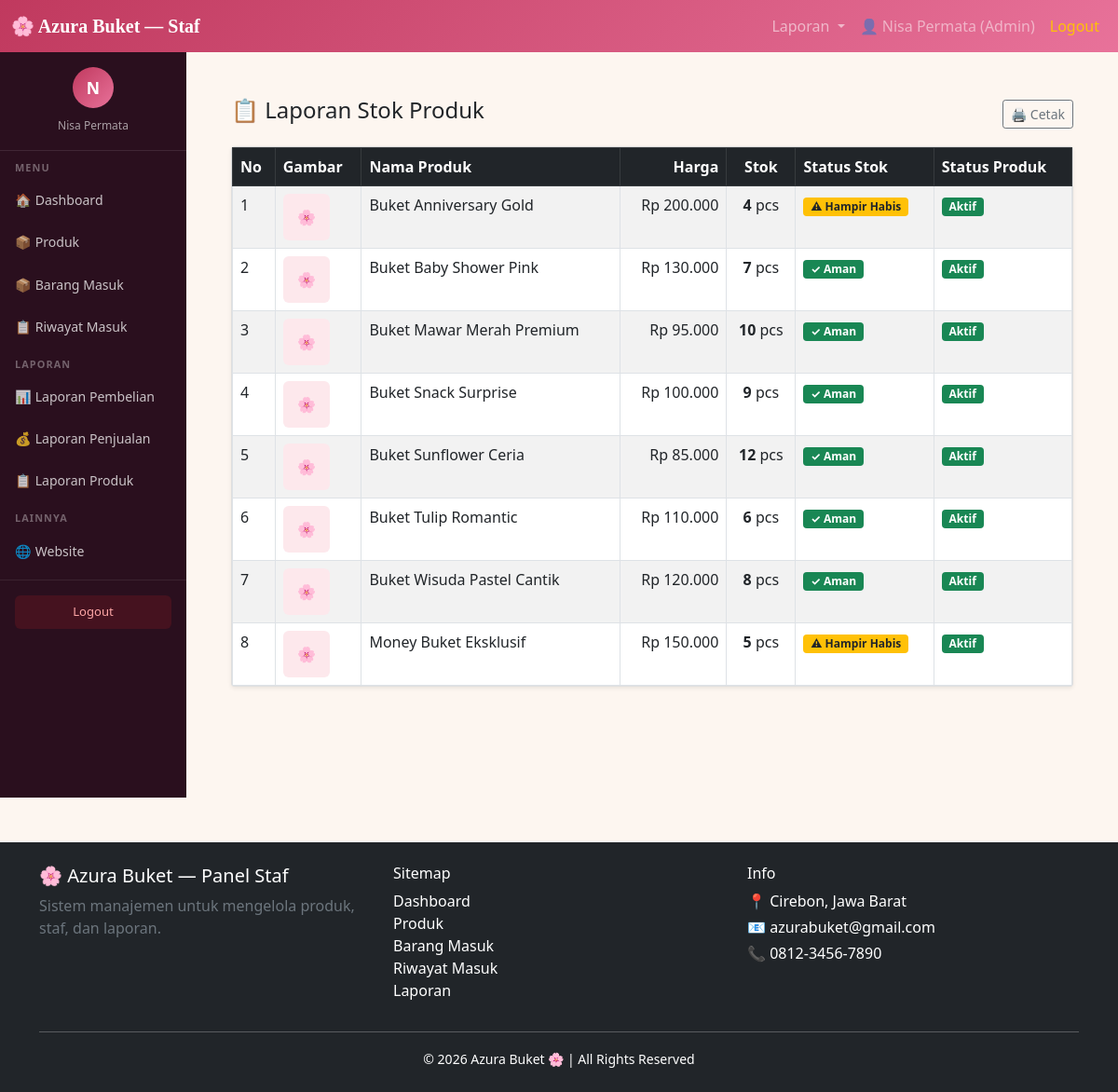
The page /staf/index.php?menu=laporan_produk (signed in) on the database its author committed.
### tables this page shows
CREATE TABLE IF NOT EXISTS `produk` (
  `id`          INT AUTO_INCREMENT PRIMARY KEY,
  `nama_produk` VARCHAR(200) NOT NULL,
  `harga`       INT NOT NULL DEFAULT 0,
  `stok`        INT NOT NULL DEFAULT 0,
  `gambar`      VARCHAR(255) DEFAULT '',
  `status`      ENUM('aktif','nonaktif') DEFAULT 'aktif',
  `created_at`  TIMESTAMP DEFAULT CURRENT_TIMESTAMP
);

### staf/laporan_produk.php (the view, shortened to what this page needs)
<?php include 'koneksi.php'; ?>
<div class="container-fluid mt-4 mb-5">
    <div class="d-flex justify-content-between align-items-center mb-3 no-print">
        <h4>📋 Laporan Stok Produk</h4>
        <button onclick="window.print()" class="btn btn-outline-secondary btn-sm">🖨 Cetak</button>
    </div>
    <div class="card shadow-sm">
        <div class="card-body p-0">
            <div class="table-responsive">
                <table class="table table-bordered table-striped mb-0" id="tabelLapProduk">
                    <thead class="table-dark">
                        <tr>
                            <th>No</th>
                            <th>Gambar</th>
                            <th>Nama Produk</th>
                            <th class="text-end">Harga</th>
                            <th class="text-center">Stok</th>
                            <th>Status Stok</th>
                            <th>Status Produk</th>
                        </tr>
                    </thead>
                    <tbody>
                    <?php
                    $no = 1;
                    $q  = mysqli_query($conn, "SELECT * FROM produk ORDER BY status DESC, nama_produk ASC");
                    while ($row = mysqli_fetch_assoc($q)):
                    ?>
                        <tr>
                            <td><?= $no++ ?></td>
                            <td>
                                <?php if($row['gambar'] != ''): ?>
                                    <img src="../admin/gambar/<?= htmlspecialchars($row['gambar']) ?>"
                                         width="50" height="50" style="object-fit:cover;border-radius:6px;">
                                <?php else: ?>
                                    <div style="width:50px;height:50px;background:#fde8ec;border-radius:6px;display:flex;align-items:center;justify-content:center">🌸</div>
                                <?php endif; ?>
                            </td>
                            <td><?= htmlspecialchars($row['nama_produk']) ?></td>
                            <td class="text-end">Rp <?= number_format($row['harga'], 0, ',', '.') ?></td>
                            <td class="text-center"><strong><?= $row['stok'] ?></strong> pcs</td>
                            <td>
                                <?php if ($row['stok'] <= 0): ?>
                                    <span class="badge bg-danger">Habis</span>
                                <?php elseif ($row['stok'] <= 5): ?>
                                    <span class="badge bg-warning text-dark">⚠ Hampir Habis</span>
                                <?php else: ?>
                                    <span class="badge bg-success">✓ Aman</span>
                                <?php endif; ?>
                            </td>
                            <td>
                                <?php if ($row['status'] == 'aktif'): ?>
                                    <span class="badge bg-success">Aktif</span>
                                <?php else: ?>
                                    <span class="badge bg-danger">Nonaktif</span>
                                <?php endif; ?>
                            </td>
                        </tr>
                    <?php endwhile; ?>
                    </tbody>
                </table>
            </div>
        </div>
    </div>
</div>

### staf/dashboard.php (style rules this page uses)
body { background-color: #fdf6f0; }

### rows shown on the page
produk: nama_produk "Buket Anniversary Gold", harga "200.000", stok "4", shows "⚠ Hampir Habis", status "Aktif"
produk: nama_produk "Buket Baby Shower Pink", harga "130.000", stok "7", shows "✓ Aman", status "Aktif"
produk: nama_produk "Buket Mawar Merah Premium", harga "95.000", stok "10", shows "✓ Aman", status "Aktif"
produk: nama_produk "Buket Snack Surprise", harga "100.000", stok "9", shows "✓ Aman", status "Aktif"
produk: nama_produk "Buket Sunflower Ceria", harga "85.000", stok "12", shows "✓ Aman", status "Aktif"
produk: nama_produk "Buket Tulip Romantic", harga "110.000", stok "6", shows "✓ Aman", status "Aktif"
produk: nama_produk "Buket Wisuda Pastel Cantik", harga "120.000", stok "8", shows "✓ Aman", status "Aktif"
produk: nama_produk "Money Buket Eksklusif", harga "150.000", stok "5", shows "⚠ Hampir Habis", status "Aktif"

### other values the page prints
$_SESSION['nama'] "Nisa Permata"
$_SESSION['role'] "Admin"
substr($_SESSION['nama'] ?? 'S', 0, 1) "N"
